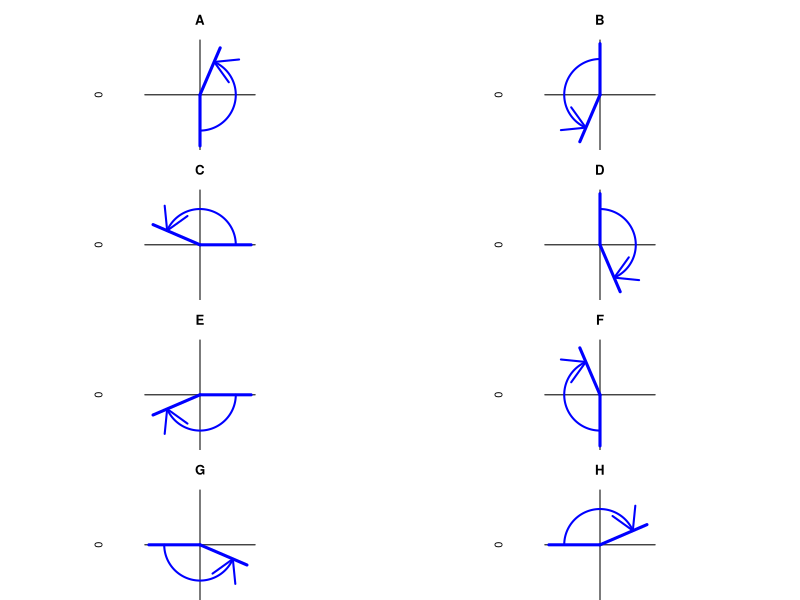

Recreate this plot in R.
## ---- chunk 1
while(T){
  ang = runif(1,0.1,0.9)*2*pi*sample(c(-1,1),1)
  deg = round(ang/pi*180)
  if(abs(deg%%90)>5){break}
}

correct = c(0,ang)
wrong1 = c(0,-ang)
wrong2 = c(pi/2,pi/2+ang)
wrong3 = c(pi/2,pi/2-ang)
wrong4 = c(pi,pi+ang)
wrong5 = c(pi,pi-ang)
wrong6 = c(3*pi/2,3*pi/2+ang)
wrong7 = c(3*pi/2,3*pi/2-ang)
allchoices = list(correct,wrong1,wrong2,wrong3,wrong4,wrong5,wrong6,wrong7)
shuch = sample(allchoices)
sol = ""
for(i in 1:length(shuch)){
  if(shuch[[i]][1]==correct[1] && shuch[[i]][2]==correct[2]){
    sol = paste0(sol,"1",collapse="")
    sollet = LETTERS[i]
  } else {
    sol = paste0(sol,"0",collapse="")
  }
}
if(ang>0){
  wrd1 = "positive"
  wrd2 = "counterclockwise"
} else {
  wrd1 = "negative"
  wrd2 = "clockwise"
}
## ---- chunk 2
par(mfrow = c(4, 2))
for(i in 1:length(shuch)){
  par(mar=c(0,3,3,3),pty="s")
  plot(0,0,type="n",axes=F,xlim=c(-1,1),ylim=c(-1,1),main=LETTERS[i])
  abline(h=0)
  abline(v=0)
  a1 = shuch[[i]][1]
  a2 = shuch[[i]][2]
  lines(c(0,cos(a1)),c(0,sin(a1)),col="blue",lwd=3)
  lines(c(0,cos(a2)),c(0,sin(a2)),col="blue",lwd=3)
  len = 100
  th = seq(a1,a2,sign(a2-a1)*pi/100)
  len = length(th)-1
  r = 0.7
  lines(r*cos(th),r*sin(th),lwd=2,col="blue")
  arrows(r*cos(th[len]),r*sin(th[len]),r*cos(th[len+1]),r*sin(th[len+1]),lwd=2,col="blue")
}
